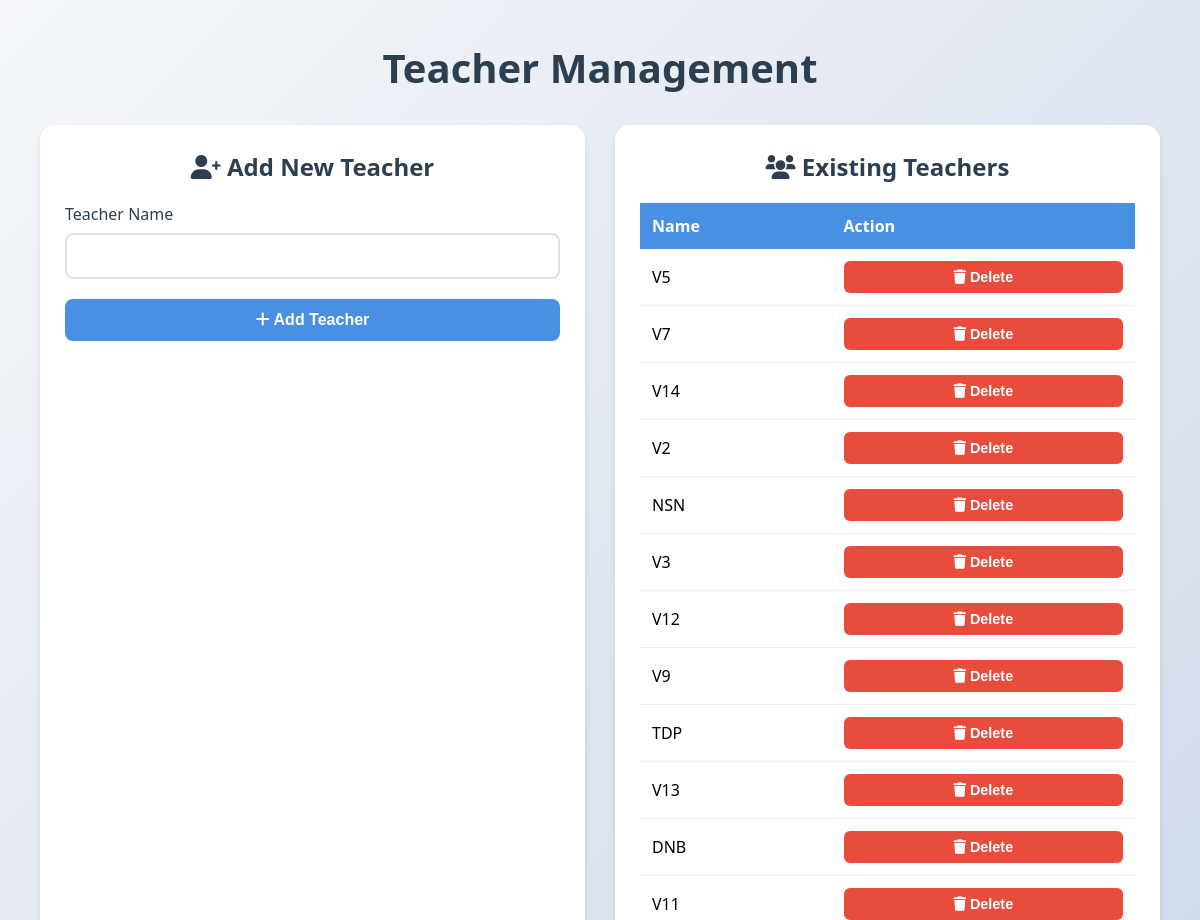
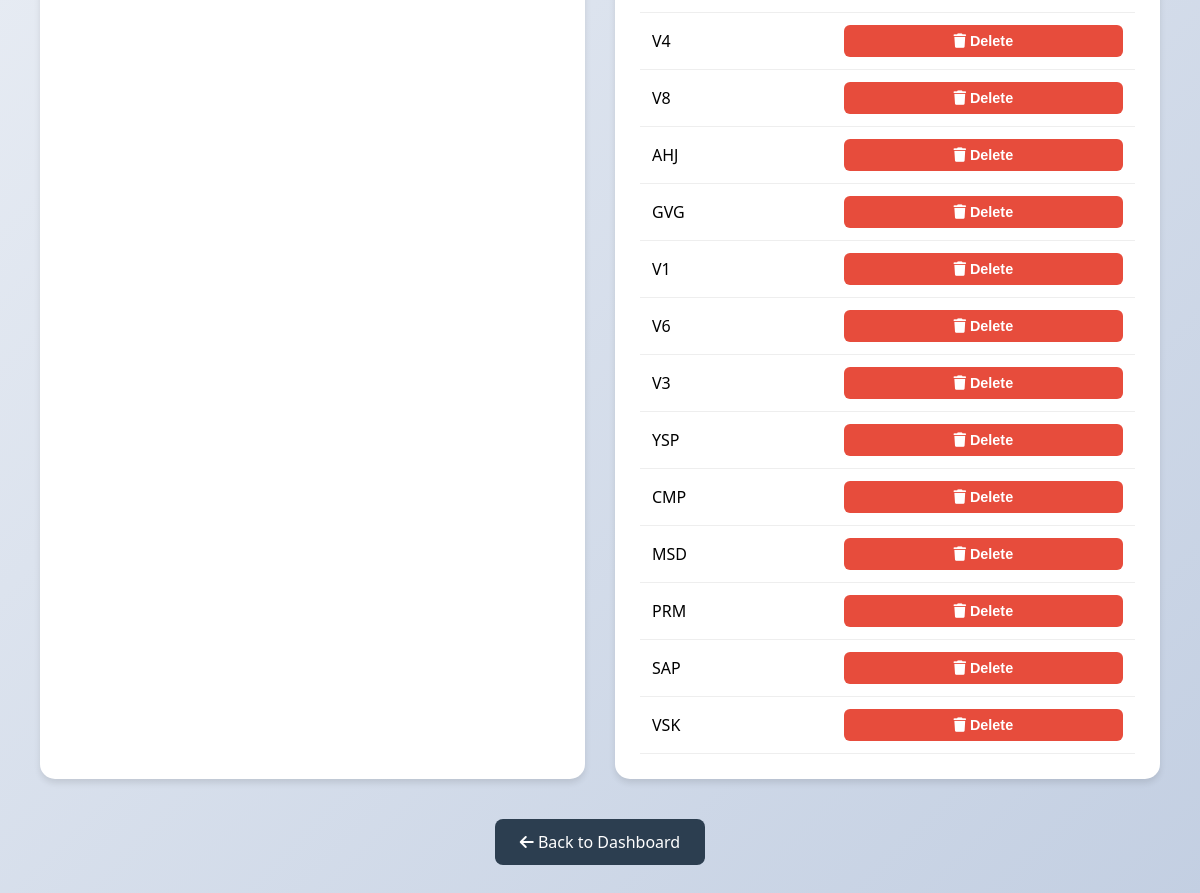
The app's page /add-teacher/ (signed in) with its own data (2 pictures, top to bottom).
### timetable/models.py (models this page shows, shortened)
class Teacher(models.Model):
    name = models.CharField(max_length=100)
    department = models.ForeignKey(Department, on_delete=models.CASCADE, related_name='teachers',null=True, blank=True)

### timetable/views.py (the view)
# urls.py: path('add-teacher/', views.add_teacher, name='add_teacher'),
def add_teacher(request):
    try:
        department = Department.objects.get(admin=request.user)
        if request.method == 'POST':
            form = TeacherForm(request.POST, department=department)
            if form.is_valid():
                teacher = form.save(commit=False)
                teacher.department = department
                teacher.save()
                messages.success(request, "Teacher added successfully!")
                return redirect('add_teacher')
            else:
                messages.error(request, "Error adding teacher. Please check the form.")
        else:
            form = TeacherForm(department=department)
        return render(request, 'add_teacher.html', {'form': form, 'teachers': Teacher.objects.filter(department=department)})
    except Department.DoesNotExist:
        messages.error(request, 'You are not authorized to add teachers.')
        return redirect('login')

### timetable/forms.py
class TeacherForm(forms.ModelForm):
    class Meta:
        model = Teacher
        fields = ['name']
    def __init__(self, *args, **kwargs):
        self.department = kwargs.pop('department', None)
        super().__init__(*args, **kwargs)

### timetable/templates/add_teacher.html (shortened to what this page needs)
<!DOCTYPE html>
<html lang="en">
<head>
    <link rel="stylesheet" href="https://cdnjs.cloudflare.com/ajax/libs/font-awesome/6.0.0/css/all.min.css">
</head>
<body>
    <div class="container">
        <div class="header">
            <h1>Teacher Management</h1>
        </div>
        <div class="content-wrapper">
            <div class="form-container">
                <h2><i class="fas fa-user-plus"></i> Add New Teacher</h2>
                <form method="post">
                    <div class="form-group">
                        <label for="{{ form.name.id_for_label }}">Teacher Name</label>
                        {{ form.name }}
                    </div>
                    <button type="submit">
                        <i class="fas fa-plus"></i> Add Teacher
                    </button>
                </form>
            </div>
            <div class="list-container">
                <h2><i class="fas fa-users"></i> Existing Teachers</h2>
                {% if teachers %}
                <table class="teacher-list">
                    <thead>
                        <tr>
                            <th>Name</th>
                            <th>Action</th>
                        </tr>
                    </thead>
                    <tbody>
                        {% for teacher in teachers %}
                        <tr>
                            <td>{{ teacher.name }}</td>
                            <td>
                                <form method="post" id="delete-form-{{ teacher.id }}" action="{% url 'delete_teacher' teacher.id %}" style="display:inline;">
                                    <button type="button" class="delete-btn" onclick="confirmDelete('delete-form-{{ teacher.id }}', 'Are you sure you want to delete teacher {{ teacher.name }}? This action cannot be undone.')">
                                        <i class="fas fa-trash"></i> Delete
                                    </button>
                                </form>
                            </td>
                        </tr>
                        {% endfor %}
                    </tbody>
                </table>
                {% else %}
                <p class="empty-message">No teachers added yet.</p>
                {% endif %}
            </div>
        </div>
        <div style="text-align: center; margin-top: 20px;">
            <a href="{% url 'department_dashboard' %}" class="back-link">
                <i class="fas fa-arrow-left"></i> Back to Dashboard
            </a>
        </div>
    </div>
</body>
</html>

### timetable/templates/add_teacher.html (style rules this page uses)
:root { --primary-color: #4a90e2; --secondary-color: #f5f6fa; --accent-color: #2ecc71; --danger-color: #e74c3c; --text-color: #2c3e50; --shadow: 0 4px 6px rgba(0, 0, 0, 0.1); --transition: all 0.3s ease; }
* { margin: 0; padding: 0; box-sizing: border-box; }
body { font-family: 'Segoe UI', Tahoma, Geneva, Verdana, sans-serif; background: linear-gradient(135deg, #f5f7fa 0%, #c3cfe2 100%); min-height: 100vh; padding: 20px; }
.container { max-width: 1200px; margin: 0 auto; padding: 20px; }
.header { text-align: center; margin-bottom: 30px; }
.header h1 { color: var(--text-color); font-size: 2.5em; margin-bottom: 10px; }
.content-wrapper { display: grid; grid-template-columns: 1fr 1fr; gap: 30px; margin-top: 20px; }
.form-container, .list-container { background: white; border-radius: 15px; padding: 25px; box-shadow: var(--shadow); }
.form-container h2, .list-container h2 { color: var(--text-color); margin-bottom: 20px; font-size: 1.5em; text-align: center; }
.form-group { margin-bottom: 20px; }
label { display: block; margin-bottom: 8px; color: var(--text-color); font-weight: 500; }
input, select { width: 100%; padding: 12px; border: 2px solid #e1e1e1; border-radius: 8px; font-size: 1em; transition: var(--transition); }
button { background: var(--primary-color); color: white; border: none; padding: 12px 25px; border-radius: 8px; cursor: pointer; font-size: 1em; font-weight: 600; transition: var(--transition); width: 100%; }
.teacher-list { width: 100%; border-collapse: collapse; margin-top: 20px; }
.teacher-list th { background: var(--primary-color); color: white; padding: 12px; text-align: left; }
.teacher-list td { padding: 12px; border-bottom: 1px solid #eee; }
.delete-btn { background: var(--danger-color); color: white; border: none; padding: 8px 15px; border-radius: 6px; cursor: pointer; font-size: 0.9em; transition: var(--transition); }
.back-link { display: inline-block; padding: 12px 25px; background: var(--text-color); color: white; text-decoration: none; border-radius: 8px; margin-top: 20px; transition: var(--transition); }

### records on screen
Teacher: name "V5"
Teacher: name "V7"
Teacher: name "V14"
Teacher: name "V2"
Teacher: name "NSN"
Teacher: name "V3"
Teacher: name "V12"
Teacher: name "V9"
Teacher: name "TDP"
Teacher: name "V13"
Teacher: name "DNB"
Teacher: name "V11"
Teacher: name "V4"
Teacher: name "V8"
Teacher: name "AHJ"
Teacher: name "GVG"
Teacher: name "V1"
Teacher: name "V6"
Teacher: name "V3"
Teacher: name "YSP"
Teacher: name "CMP"
Teacher: name "MSD"
Teacher: name "PRM"
Teacher: name "SAP"
Teacher: name "VSK"
